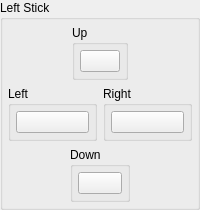
													<widget class="QGroupBox" name="gb_lstick">
														<property name="title">
															<string>Left Stick</string>
														</property>
														<layout class="QVBoxLayout" name="gb_lstick_layout">
															<property name="spacing">
																<number>6</number>
															</property>
															<property name="leftMargin">
																<number>5</number>
															</property>
															<property name="topMargin">
																<number>5</number>
															</property>
															<property name="rightMargin">
																<number>5</number>
															</property>
															<property name="bottomMargin">
																<number>5</number>
															</property>
															<item>
																<widget class="QWidget" name="lstick_up_widget" native="true">
																	<layout class="QHBoxLayout" name="lstick_up_hlayout">
																		<property name="leftMargin">
																			<number>0</number>
																		</property>
																		<property name="topMargin">
																			<number>0</number>
																		</property>
																		<property name="rightMargin">
																			<number>0</number>
																		</property>
																		<property name="bottomMargin">
																			<number>0</number>
																		</property>
																		<item>
																			<spacer name="lstick_up_spacer_l">
																				<property name="orientation">
																					<enum>Qt::Orientation::Horizontal</enum>
																				</property>
																				<property name="sizeHint" stdset="0">
																					<size>
																						<width>40</width>
																						<height>20</height>
																					</size>
																				</property>
																			</spacer>
																		</item>
																		<item>
																			<widget class="QGroupBox" name="gb_lstick_up">
																				<property name="title">
																					<string>Up</string>
																				</property>
																				<layout class="QVBoxLayout" name="gb_lstick_up_layout">
																					<property name="leftMargin">
																						<number>5</number>
																					</property>
																					<property name="topMargin">
																						<number>5</number>
																					</property>
																					<property name="rightMargin">
																						<number>5</number>
																					</property>
																					<property name="bottomMargin">
																						<number>5</number>
																					</property>
																					<item>
																						<widget class="QPushButton" name="btn_lstick_up">
																							<property name="text">
																								<string/>
																							</property>
																							<property name="autoDefault">
																								<bool>false</bool>
																							</property>
																						</widget>
																					</item>
																				</layout>
																			</widget>
																		</item>
																		<item>
																			<spacer name="lstick_up_spacer_r">
																				<property name="orientation">
																					<enum>Qt::Orientation::Horizontal</enum>
																				</property>
																				<property name="sizeHint" stdset="0">
																					<size>
																						<width>40</width>
																						<height>20</height>
																					</size>
																				</property>
																			</spacer>
																		</item>
																	</layout>
																</widget>
															</item>
															<item>
																<layout class="QHBoxLayout" name="lstick_lr_layout">
																	<item>
																		<widget class="QGroupBox" name="gb_lstick_left">
																			<property name="title">
																				<string>Left</string>
																			</property>
																			<layout class="QVBoxLayout" name="gb_lstick_left_layout">
																				<property name="leftMargin">
																					<number>5</number>
																				</property>
																				<property name="topMargin">
																					<number>5</number>
																				</property>
																				<property name="rightMargin">
																					<number>5</number>
																				</property>
																				<property name="bottomMargin">
																					<number>5</number>
																				</property>
																				<item>
																					<widget class="QPushButton" name="btn_lstick_left">
																						<property name="text">
																							<string/>
																						</property>
																						<property name="autoDefault">
																							<bool>false</bool>
																						</property>
																					</widget>
																				</item>
																			</layout>
																		</widget>
																	</item>
																	<item>
																		<widget class="QGroupBox" name="gb_lstick_right">
																			<property name="title">
																				<string>Right</string>
																			</property>
																			<layout class="QVBoxLayout" name="gb_lstick_right_layout">
																				<property name="leftMargin">
																					<number>5</number>
																				</property>
																				<property name="topMargin">
																					<number>5</number>
																				</property>
																				<property name="rightMargin">
																					<number>5</number>
																				</property>
																				<property name="bottomMargin">
																					<number>5</number>
																				</property>
																				<item>
																					<widget class="QPushButton" name="btn_lstick_right">
																						<property name="text">
																							<string/>
																						</property>
																						<property name="autoDefault">
																							<bool>false</bool>
																						</property>
																					</widget>
																				</item>
																			</layout>
																		</widget>
																	</item>
																</layout>
															</item>
															<item>
																<widget class="QWidget" name="lstick_down_widget" native="true">
																	<layout class="QHBoxLayout" name="lstick_down_hlayout">
																		<property name="leftMargin">
																			<number>0</number>
																		</property>
																		<property name="topMargin">
																			<number>0</number>
																		</property>
																		<property name="rightMargin">
																			<number>0</number>
																		</property>
																		<property name="bottomMargin">
																			<number>0</number>
																		</property>
																		<item>
																			<spacer name="lstick_down_spacer_l">
																				<property name="orientation">
																					<enum>Qt::Orientation::Horizontal</enum>
																				</property>
																				<property name="sizeHint" stdset="0">
																					<size>
																						<width>40</width>
																						<height>20</height>
																					</size>
																				</property>
																			</spacer>
																		</item>
																		<item>
																			<widget class="QGroupBox" name="gb_lstick_down">
																				<property name="title">
																					<string>Down</string>
																				</property>
																				<layout class="QVBoxLayout" name="gb_lstick_down_layout">
																					<property name="leftMargin">
																						<number>5</number>
																					</property>
																					<property name="topMargin">
																						<number>5</number>
																					</property>
																					<property name="rightMargin">
																						<number>5</number>
																					</property>
																					<property name="bottomMargin">
																						<number>5</number>
																					</property>
																					<item>
																						<widget class="QPushButton" name="btn_lstick_down">
																							<property name="text">
																								<string/>
																							</property>
																							<property name="autoDefault">
																								<bool>false</bool>
																							</property>
																						</widget>
																					</item>
																				</layout>
																			</widget>
																		</item>
																		<item>
																			<spacer name="lstick_down_spacer_r">
																				<property name="orientation">
																					<enum>Qt::Orientation::Horizontal</enum>
																				</property>
																				<property name="sizeHint" stdset="0">
																					<size>
																						<width>40</width>
																						<height>20</height>
																					</size>
																				</property>
																			</spacer>
																		</item>
																	</layout>
																</widget>
															</item>
														</layout>
													</widget>
